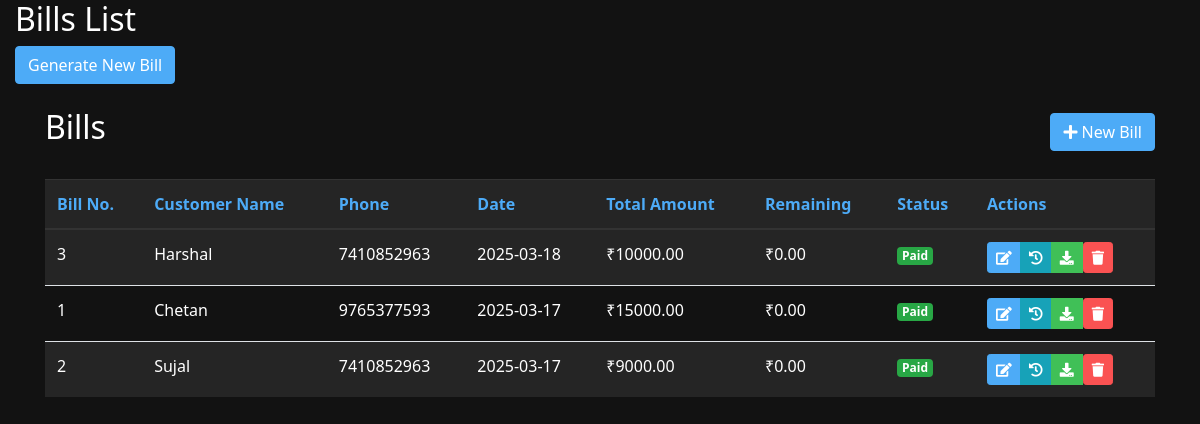
The app's page /index, older data.
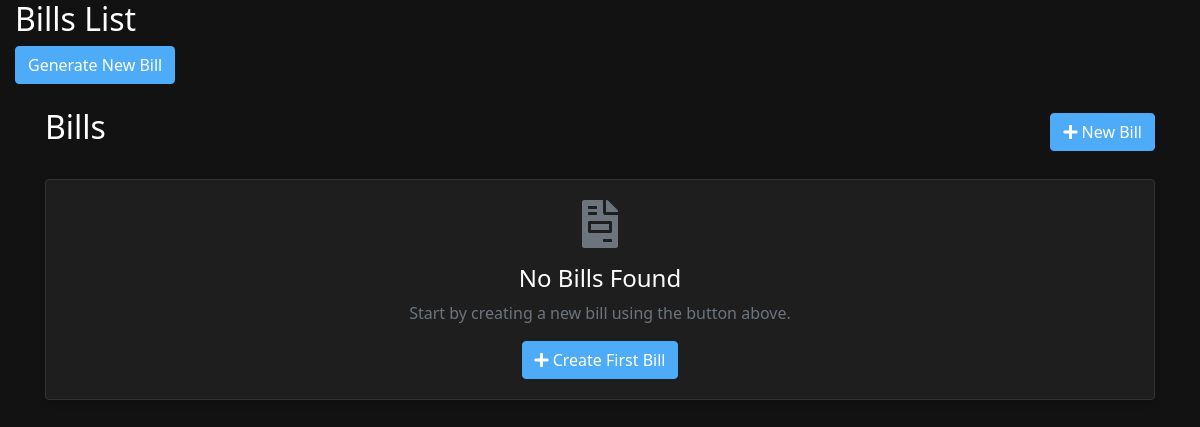
The same page, newer data.
### app.py (models this page shows)
class Bill(db.Model):
    id = db.Column(db.Integer, primary_key=True)
    customer_name = db.Column(db.String(100), nullable=False)
    phone_number = db.Column(db.String(10), nullable=False)
    bill_date = db.Column(db.DateTime, nullable=False, default=datetime.utcnow)
    total_amount = db.Column(db.Float, nullable=False)
    remaining_amount = db.Column(db.Float, nullable=False)
    items = db.relationship('BillItem', backref='bill', lazy=True)
    payments = db.relationship('Payment', backref='bill', lazy=True)

### app.py (the view)
@app.route('/')
@app.route('/index')
def index():
    bills = Bill.query.order_by(Bill.bill_date.desc()).all()
    return render_template('bill_list.html', bills=bills)

### templates/bill_list.html (shortened to what the changed rows need)
{% extends "base.html" %}
{% block content %}
<div class="row">
    <div class="col-12">
        <h2>Bills List</h2>
        <div class="container mt-4">
            <div class="d-flex justify-content-between align-items-center mb-4">
                <h2>Bills</h2>
            </div>
            {% if bills %}
            <div class="table-responsive">
                <table class="table table-striped">
                    <thead>
                        <tr>
                            <th>Bill No.</th>
                            <th>Customer Name</th>
                            <th>Phone</th>
                            <th>Date</th>
                            <th>Total Amount</th>
                            <th>Remaining</th>
                            <th>Status</th>
                            <th>Actions</th>
                        </tr>
                    </thead>
                    <tbody>
                        {% for bill in bills %}
                        <tr>
                            <td>{{ bill.id }}</td>
                            <td>{{ bill.customer_name }}</td>
                            <td>{{ bill.phone_number }}</td>
                            <td>{{ bill.bill_date.strftime('%Y-%m-%d') }}</td>
                            <td>₹{{ "%.2f"|format(bill.total_amount) }}</td>
                            <td>₹{{ "%.2f"|format(bill.remaining_amount) }}</td>
                            <td>
                                {% if bill.remaining_amount == 0 %}
                                    <span class="badge badge-success">Paid</span>
                                {% elif bill.remaining_amount == bill.total_amount %}
                                    <span class="badge badge-danger">Unpaid</span>
                                {% else %}
                                    <span class="badge badge-warning">Partial</span>
                                {% endif %}
                            </td>
                            <td>
                                <div class="btn-group">
                                    <a href="{{ url_for('edit_bill', bill_id=bill.id) }}" class="btn btn-sm btn-primary" title="Edit">
                                        <i class="fas fa-edit"></i>
                                    </a>
                                    <a href="{{ url_for('payment_history', bill_id=bill.id) }}" class="btn btn-sm btn-info" title="Payment History">
                                        <i class="fas fa-history"></i>
                                    </a>
                                    <a href="{{ url_for('download_bill', bill_id=bill.id) }}" class="btn btn-sm btn-success" title="Download">
                                        <i class="fas fa-download"></i>
                                    </a>
                                    {% if bill.remaining_amount > 0 %}
                                        <button type="button" class="btn btn-sm btn-warning" data-toggle="modal" data-target="#paymentModal{{ bill.id }}" title="Make Payment">
                                            <i class="fas fa-money-bill-wave"></i>
                                        </button>
                                    {% else %}
                                        <form action="{{ url_for('delete_bill', bill_id=bill.id) }}" method="POST" style="display: inline;">
                                            <button type="submit" class="btn btn-sm btn-danger" onclick="return confirm('Are you sure you want to delete this bill?')" title="Delete">
                                                <i class="fas fa-trash"></i>
                                            </button>
                                        </form>
                                    {% endif %}
                                </div>
                            </td>
                        </tr>
                        {% endfor %}
                    </tbody>
                </table>
            </div>
            {% else %}
            <div class="card">
                <div class="card-body text-center">
                    <i class="fas fa-file-invoice fa-3x text-muted mb-3"></i>
                    <h4>No Bills Found</h4>
                    <p class="text-muted">Start by creating a new bill using the button above.</p>
                    <a href="{{ url_for('generate_bill') }}" class="btn btn-primary">
                        <i class="fas fa-plus"></i> Create First Bill
                    </a>
                </div>
            </div>
            {% endif %}
        </div>
    </div>
</div>
{% endblock %}

Row changes from the older to the newer data that the page shows:
removed Bill: id "3", customer_name "Harshal", phone_number "7410852963", bill_date "2025-03-18", total_amount "10000.00", remaining_amount "0.00", shows "Paid"
removed Bill: id "1", customer_name "Chetan", phone_number "9765377593", bill_date "2025-03-17", total_amount "15000.00", remaining_amount "0.00", shows "Paid"
removed Bill: id "2", customer_name "Sujal", phone_number "7410852963", bill_date "2025-03-17", total_amount "9000.00", remaining_amount "0.00", shows "Paid"
Text that changed along with them:
text no longer shown: "Bill No. Customer Name Phone Date Total Amount Remaining Status Actions"
text now shown: "No Bills Found Start by creating a new bill using the button above. Create First Bill"
